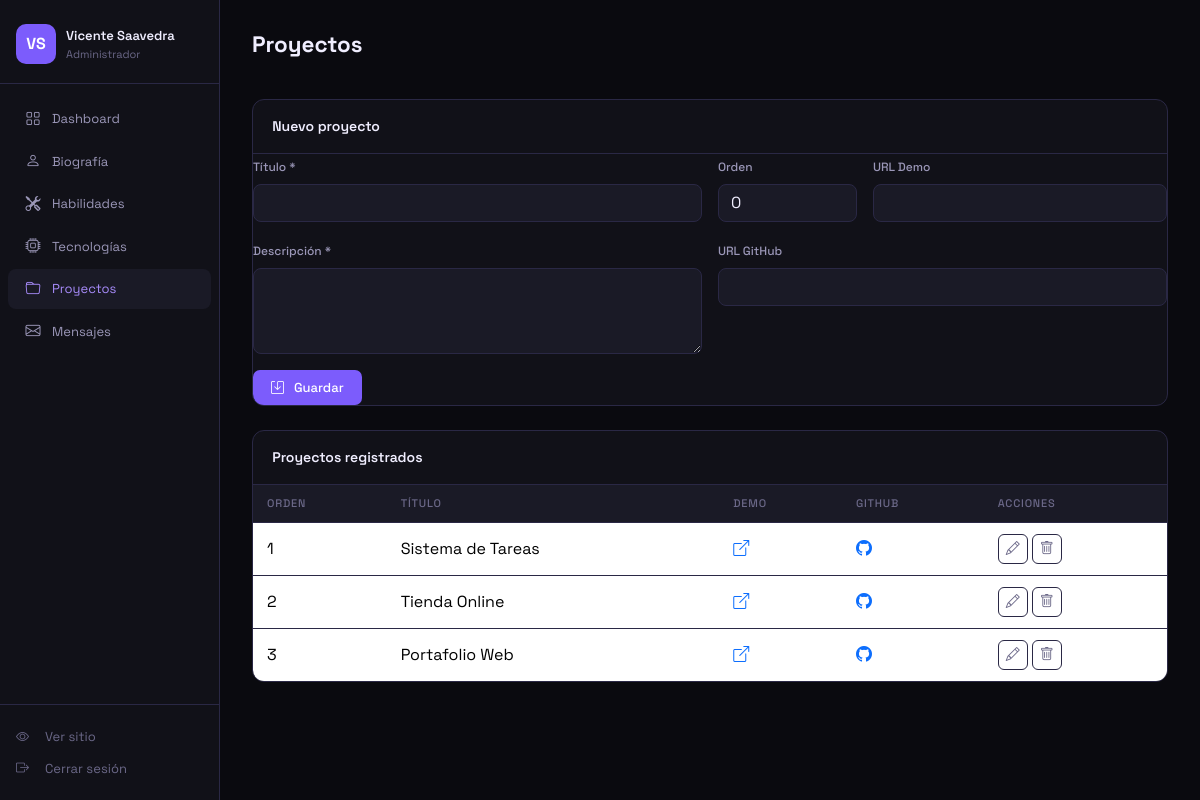
The page /admin/proyectos.php (signed in) on the database its author committed.
### tables this page shows
CREATE TABLE IF NOT EXISTS proyectos (
    id          INT AUTO_INCREMENT PRIMARY KEY,
    titulo      VARCHAR(150)  NOT NULL,
    descripcion TEXT          NOT NULL,
    imagen      VARCHAR(255)  DEFAULT NULL,
    demo_url    VARCHAR(255)  DEFAULT NULL,
    github_url  VARCHAR(255)  DEFAULT NULL,
    orden       INT           DEFAULT 0,
    activo      TINYINT(1)    DEFAULT 1,
    creado_en   TIMESTAMP DEFAULT CURRENT_TIMESTAMP
);

### admin/proyectos.php (the view, shortened to what this page needs)
<?php
$pdo = getDB();
$editData = null;
$proyectos = $pdo->query('SELECT * FROM proyectos WHERE activo=1 ORDER BY orden')->fetchAll();
?>
<!DOCTYPE html>
<html lang="es">
<head>
    <link rel="stylesheet" href="https://cdn.jsdelivr.net/npm/bootstrap@5.3.3/dist/css/bootstrap.min.css">
    <link rel="stylesheet" href="https://cdn.jsdelivr.net/npm/bootstrap-icons@1.11.3/font/bootstrap-icons.min.css">
    <link rel="stylesheet" href="../assets/css/admin.css">
</head>
<body>
<div class="dash-wrapper">
    <?php include 'sidebar.php'; ?>
    <main class="dash-main">
        <div class="dash-header">
            <h1 class="dash-title">Proyectos</h1>
        </div>
        <div class="dash-card mb-4">
            <div class="dash-card-header">
                <span><?= $editData ? 'Editar proyecto' : 'Nuevo proyecto' ?></span>
            </div>
            <form method="POST">
                <div class="row g-3">
                    <div class="col-md-6">
                        <label class="form-label">Título *</label>
                        <input type="text" name="titulo" class="form-control" required value="<?= htmlspecialchars($editData['titulo'] ?? '') ?>">
                    </div>
                    <div class="col-md-2">
                        <label class="form-label">Orden</label>
                        <input type="number" name="orden" class="form-control" value="<?= $editData['orden'] ?? 0 ?>">
                    </div>
                    <div class="col-md-4">
                        <label class="form-label">URL Demo</label>
                        <input type="url" name="demo_url" class="form-control" value="<?= htmlspecialchars($editData['demo_url'] ?? '') ?>">
                    </div>
                    <div class="col-md-6">
                        <label class="form-label">Descripción *</label>
                        <textarea name="descripcion" class="form-control" rows="3" required><?= htmlspecialchars($editData['descripcion'] ?? '') ?></textarea>
                    </div>
                    <div class="col-md-6">
                        <label class="form-label">URL GitHub</label>
                        <input type="url" name="github_url" class="form-control" value="<?= htmlspecialchars($editData['github_url'] ?? '') ?>">
                    </div>
                </div>
                <button type="submit" class="btn btn-accent mt-3">
                    <i class="bi bi-save me-1"></i><?= $editData ? 'Actualizar' : 'Guardar' ?>
                </button>
            </form>
        </div>
        <div class="dash-card">
            <div class="dash-card-header"><span>Proyectos registrados</span></div>
            <table class="table dash-table">
                <thead>
                    <tr><th>Orden</th><th>Título</th><th>Demo</th><th>GitHub</th><th>Acciones</th></tr>
                </thead>
                <tbody>
                    <?php foreach ($proyectos as $p): ?>
                    <tr>
                        <td><?= $p['orden'] ?></td>
                        <td><?= htmlspecialchars($p['titulo']) ?></td>
                        <td><?= $p['demo_url'] ? '<a href="' . htmlspecialchars($p['demo_url']) . '" target="_blank"><i class="bi bi-box-arrow-up-right"></i></a>' : '—' ?></td>
                        <td><?= $p['github_url'] ? '<a href="' . htmlspecialchars($p['github_url']) . '" target="_blank"><i class="bi bi-github"></i></a>' : '—' ?></td>
                        <td>
                            <a href="proyectos.php?edit=<?= $p['id'] ?>" class="btn btn-xs btn-icon"><i class="bi bi-pencil"></i></a>
                            <a href="proyectos.php?delete=<?= $p['id'] ?>" class="btn btn-xs btn-icon btn-danger-icon" onclick="return confirm('¿Eliminar este proyecto?')"><i class="bi bi-trash"></i></a>
                        </td>
                    </tr>
                    <?php endforeach; ?>
                </tbody>
            </table>
        </div>
    </main>
</div>
</body>
</html>

### assets/css/admin.css (style rules this page uses)
:root { --bg: #0a0a0f; --bg2: #111118; --bg3: #1a1a26; --accent: #7c5cfc; --text: #f0eeff; --text2: #9b97b8; --text3: #6b6888; --border: #2a2845; --sidebar-w: 220px; }
* { margin: 0; padding: 0; box-sizing: border-box; }
body { font-family: 'Space Grotesk', sans-serif; background: var(--bg); color: var(--text); min-height: 100vh; }
.dash-wrapper { display: flex; min-height: 100vh; }
.dash-main { margin-left: var(--sidebar-w); flex: 1; padding: 2rem; }
.dash-header { display: flex; align-items: center; justify-content: space-between; margin-bottom: 2rem; }
.dash-title { font-size: 1.4rem; font-weight: 700; }
.dash-card { background: var(--bg2); border: 1px solid var(--border); border-radius: 12px; overflow: hidden; margin-bottom: 1.5rem; }
.dash-card-header { display: flex; align-items: center; justify-content: space-between; padding: 1rem 1.2rem; border-bottom: 1px solid var(--border); font-size: 14px; font-weight: 600; }
.dash-table { margin-bottom: 0; color: var(--text2); }
.dash-table thead th { background: var(--bg3); color: var(--text3); font-size: 11px; font-weight: 500; text-transform: uppercase; letter-spacing: .8px; border-bottom: 1px solid var(--border); padding: 10px 14px; }
.dash-table tbody td { padding: 11px 14px; border-bottom: 1px solid var(--border); vertical-align: middle; }
.dash-table tbody tr:last-child td { border-bottom: none; }
.form-label { font-size: 12px; color: var(--text2); font-weight: 500; }
.form-control, .form-select { background: var(--bg3) !important; border: 1px solid var(--border) !important; color: var(--text) !important; border-radius: 8px; }
.form-control::placeholder { color: var(--text3) !important; }
.btn-accent { background: var(--accent); color: #fff; border: none; padding: 8px 18px; border-radius: 7px; font-size: 13px; font-weight: 500; cursor: pointer; font-family: inherit; display: inline-flex; align-items: center; gap: 6px; text-decoration: none; transition: background .2s; }
.btn-xs { font-size: 12px; padding: 4px 8px; }
.btn-icon { width: 30px; height: 30px; border-radius: 6px; border: 1px solid var(--border); background: transparent; cursor: pointer; display: inline-flex; align-items: center; justify-content: center; color: var(--text3); font-size: 14px; transition: all .2s; text-decoration: none; }

### rows shown on the page
proyectos: orden "1", titulo "Sistema de Tareas"
proyectos: orden "2", titulo "Tienda Online"
proyectos: orden "3", titulo "Portafolio Web"

### other values the page prints
$_SESSION['admin_name'] "Vicente Saavedra"
